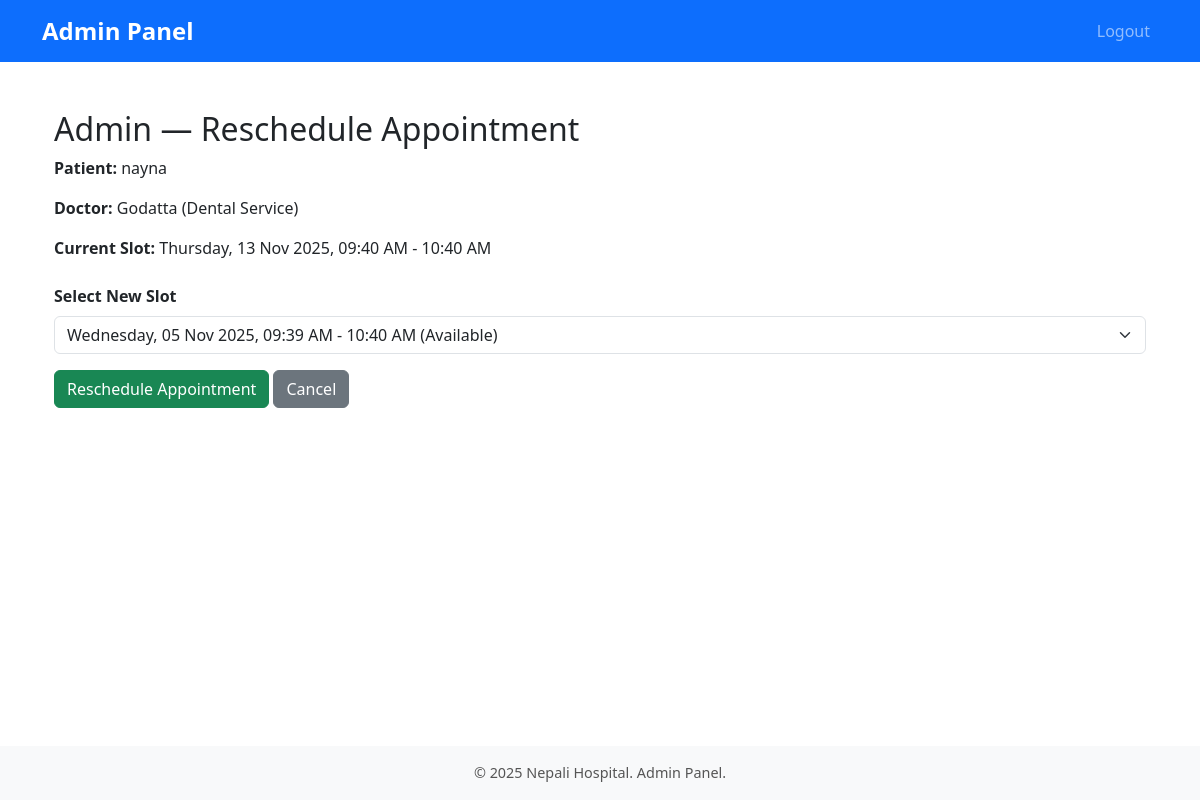
/admin/appointment/reschedule/1 (signed in), run on the app's committed database.
### models.py (models this page shows, shortened)
class Appointment(db.Model):
    id = db.Column(db.Integer, primary_key=True)
    patient_name = db.Column(db.String(100), nullable=False)
    doctor_id = db.Column(db.Integer, db.ForeignKey("doctor.id"), nullable=False)
    slot_id = db.Column(db.Integer, db.ForeignKey("slot.id"), nullable=False)
    user_id = db.Column(db.Integer, db.ForeignKey("user.id"), nullable=True)
    turn_number = db.Column(db.Integer, nullable=False)
    status = db.Column(db.String(20), default="Confirmed")
    updated_by_admin = db.Column(db.Boolean, default=False)
    created_at = db.Column(db.DateTime, default=datetime.utcnow)
    updated_at = db.Column(db.DateTime, onupdate=datetime.utcnow)
    doctor = db.relationship("Doctor", back_populates="appointments")
    slot = db.relationship("Slot", back_populates="appointments")
    user = db.relationship("User", back_populates="appointments")
    __table_args__ = (
        UniqueConstraint('user_id', 'slot_id', name='uq_user_slot'),
    )

class Doctor(db.Model):
    id = db.Column(db.Integer, primary_key=True)
    name = db.Column(db.String(100), nullable=False)
    specialization = db.Column(db.String(100), nullable=False)
    email = db.Column(db.String(120), unique=True, nullable=True)
    phone = db.Column(db.String(20), nullable=True)
    slots = db.relationship(
        "Slot",
        back_populates="doctor",
        lazy="joined",
        cascade="all, delete-orphan"
    )
    appointments = db.relationship(
        "Appointment",
        back_populates="doctor",
        lazy="joined",
        cascade="all, delete-orphan"
    )

class Slot(db.Model):
    id = db.Column(db.Integer, primary_key=True)
    doctor_id = db.Column(db.Integer, db.ForeignKey("doctor.id"), nullable=False)
    date = db.Column(db.Date, nullable=False)
    start_time = db.Column(db.Time, nullable=False)
    end_time = db.Column(db.Time, nullable=False)
    day = db.Column(db.String(20))
    time = db.Column(db.String(20))
    doctor = db.relationship("Doctor", back_populates="slots")
    appointments = db.relationship(
        "Appointment",
        back_populates="slot",
        lazy=True,
        cascade="all, delete-orphan"
    )
    __table_args__ = (
        UniqueConstraint('doctor_id', 'date', 'start_time', name='uq_doctor_slot'),
    )

### app.py (the view)
@app.route("/admin/appointment/reschedule/<int:appt_id>", methods=["GET", "POST"])
@login_required
@admin_required
def admin_reschedule_appointment(appt_id):
    appt = Appointment.query.get_or_404(appt_id)
    slots = Slot.query.filter_by(doctor_id=appt.doctor_id).all()
    if request.method == "POST":
        new_slot_id = int(request.form["slot"])
        reschedule_appointment_generic(appt, new_slot_id, actor="admin")
        flash("Appointment rescheduled by admin", "success")
        return redirect(url_for("view_bookings"))
    return render_template("admin/reschedule_appointment.html", appointment=appt, slots=slots)

### app.py (called while the page is built)
@login_manager.user_loader
def load_user(user_id):
    if isinstance(user_id, str) and user_id.startswith("admin-"):
        aid = int(user_id.split("-", 1)[1])
        return Admin.query.get(aid)
    return User.query.get(int(user_id))

def admin_required(func):
    @wraps(func)
    def wrapper(*args, **kwargs):
        if not isinstance(current_user._get_current_object(), Admin):
            abort(403)
        return func(*args, **kwargs)
    return wrapper

### templates/admin/reschedule_appointment.html (shortened to what this page needs)
{% extends "base.html" %}
{% block content %}
<div class="container mt-4">
    <h2>Admin — Reschedule Appointment</h2>
    <p><strong>Patient:</strong> {{ appointment.patient_name }}</p>
    <p><strong>Doctor:</strong> {{ appointment.doctor.name }} ({{ appointment.doctor.specialization }})</p>
    <p>
        <strong>Current Slot:</strong>
        {% if appointment.slot and appointment.slot.start_time and appointment.slot.end_time %}
            {{ appointment.slot.date.strftime('%A, %d %b %Y') }},
            {{ appointment.slot.start_time.strftime('%I:%M %p') }} -
            {{ appointment.slot.end_time.strftime('%I:%M %p') }}
        {% else %}
            <span class="text-muted">N/A</span>
        {% endif %}
    </p>
    <form method="POST" class="mt-4">
        <div class="mb-3">
            <label for="slot" class="form-label"><strong>Select New Slot</strong></label>
            <select name="slot" id="slot" class="form-select" required>
                {% for slot in slots %}
                    {% set active_appts = slot.appointments
                        | selectattr('status', 'ne', 'Canceled')
                        | selectattr('status', 'ne', 'Rescheduled (by Admin)')
                        | list %}
                    <option value="{{ slot.id }}"
                            {% if slot.id == appointment.slot_id %}disabled{% endif %}>
                        {{ slot.date.strftime('%A, %d %b %Y') }},
                    </option>
                {% endfor %}
            </select>
        </div>
        <button type="submit" class="btn btn-success">Reschedule Appointment</button>
        <a href="{{ url_for('view_bookings') }}" class="btn btn-secondary">Cancel</a>
    </form>
</div>
{% endblock %}

### static/style.css (style rules this page uses)
html, body { height: 100%; margin: 0; padding: 0; }
.btn-success { background-color: #198754; }
.btn-secondary { background-color: #6c757d; }
input, select { border-radius: 5px; border: 1px solid #ced4da; padding: 0.5rem; }

### data on the page
Appointment: patient_name "nayna"
Doctor: doctor.name "Godatta", doctor.specialization "Dental Service"
Slot: slot "Thursday, 13 Nov 2025", slot.start_time "09:40 AM", slot.end_time "10:40 AM"

### other printed values
{{ current_year or "2025" }} "2025"
form field slot "Wednesday, 05 Nov 2025, 09:39 AM - 10:40 AM (Available)"
